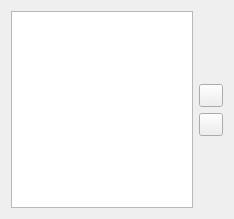
<?xml version="1.0" encoding="UTF-8"?>
<ui version="4.0">
 <class>AxisWidget</class>
 <widget class="QWidget" name="AxisWidget">
  <property name="geometry">
   <rect>
    <x>0</x>
    <y>0</y>
    <width>234</width>
    <height>219</height>
   </rect>
  </property>
  <property name="windowTitle">
   <string>Form</string>
  </property>
  <layout class="QHBoxLayout" name="horizontalLayout">
   <item>
    <widget class="QListWidget" name="listWidget"/>
   </item>
   <item>
    <layout class="QVBoxLayout" name="verticalLayout">
     <item>
      <spacer name="verticalSpacer">
       <property name="orientation">
        <enum>Qt::Vertical</enum>
       </property>
       <property name="sizeHint" stdset="0">
        <size>
         <width>20</width>
         <height>40</height>
        </size>
       </property>
      </spacer>
     </item>
     <item>
      <widget class="QToolButton" name="cmdUp">
       <property name="text">
        <string/>
       </property>
       <property name="icon">
        <iconset theme="go-up" resource="res.qrc">
         <normaloff>:/images/up.png</normaloff>:/images/up.png</iconset>
       </property>
      </widget>
     </item>
     <item>
      <widget class="QToolButton" name="cmdDown">
       <property name="text">
        <string/>
       </property>
       <property name="icon">
        <iconset theme="go-down" resource="res.qrc">
         <normaloff>:/images/down.png</normaloff>:/images/down.png</iconset>
       </property>
      </widget>
     </item>
     <item>
      <spacer name="verticalSpacer_2">
       <property name="orientation">
        <enum>Qt::Vertical</enum>
       </property>
       <property name="sizeHint" stdset="0">
        <size>
         <width>20</width>
         <height>40</height>
        </size>
       </property>
      </spacer>
     </item>
    </layout>
   </item>
  </layout>
 </widget>
 <resources>
  <include location="res.qrc"/>
 </resources>
 <connections/>
</ui>
